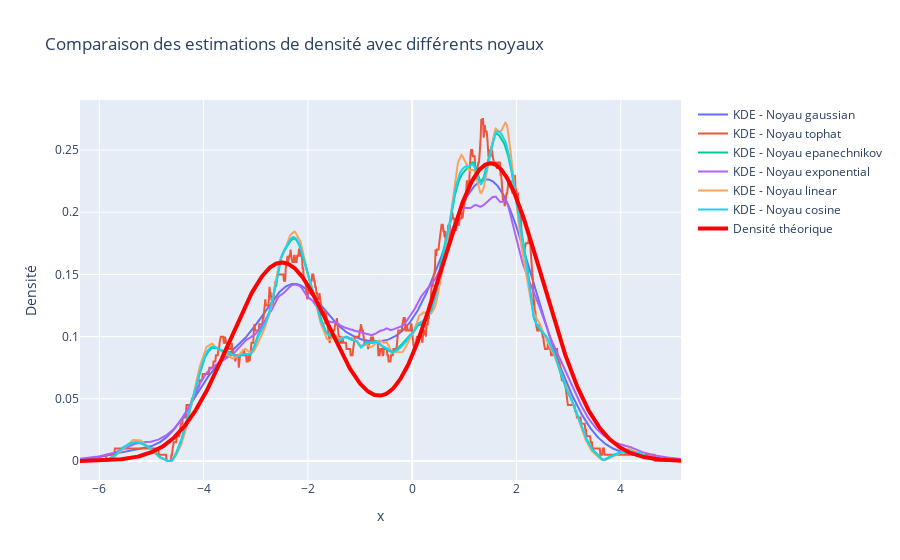

The cell this chart's notebook holds for it:
### Markdown cell above
> * Gaussien : Donne une estimation lisse qui suit de près la densité théorique.
> * Top-hat : L'estimation est plus rugueuse par rapport au noyau gaussien. Elle ressemble à une série d'histogrammes adjacents. C'est une estimation par morceaux, mais elle capture plutot correctement la structure globale des données.
> * Epanechnikov : L'estimation est assez lisse (un peu plus que la Top-hat) et suit bien la densité théorique.
> * Exponentiel : Donne une estimation avec des queues plus longues. Il attribue plus de poids aux observations éloignées par rapport à d'autres noyaux.
> * Linéaire : Donne également une estimation lisse, mais avec quelques irrégularités. Elle se situe entre le top-hat et le gaussien en termes de lissage.
> * Cosine : L'estimation est également lisse et se rapproche de la densité théorique, avec une décroissance en forme de cosinus à partir des points d'échantillon.

### Code cell
import plotly.graph_objects as go

# Préparation des données pour la visualisation avec plotly
traces = []

# Estimations pour chaque noyau
for kernel in kernels:
    kde = KernelDensity(kernel=kernel, bandwidth=0.5).fit(samples.reshape(-1, 1))
    log_dens = kde.score_samples(x_values.reshape(-1, 1))
    traces.append(go.Scatter(x=x_values, y=np.exp(log_dens), mode='lines', name=f'KDE - Noyau {kernel}'))

# Densité théorique
traces.append(go.Scatter(x=x_values, y=y_values, mode='lines', name='Densité théorique', line=dict(width=4, color="red")))

# Construction du graphique
layout = go.Layout(title="Comparaison des estimations de densité avec différents noyaux",
                   xaxis=dict(title="x"),
                   yaxis=dict(title="Densité"),
                   hovermode="closest")

fig = go.Figure(data=traces, layout=layout)
fig.show();

### Figure 1 — Plotly figure (JSON) as saved in the notebook; plotly's stock layout.template omitted (floating-point values rounded to 4 significant figures; data arrays with more than 128 entries replaced by an {"elided": "..."} marker saying what was removed)
{"data": [{"mode": "lines", "name": "KDE - Noyau gaussian", "type": "scatter", "x": {"elided": "1000 float values"}, "y": {"elided": "1000 float values"}}, {"mode": "lines", "name": "KDE - Noyau tophat", "type": "scatter", "x": {"elided": "1000 float values"}, "y": {"elided": "1000 float values"}}, {"mode": "lines", "name": "KDE - Noyau epanechnikov", "type": "scatter", "x": {"elided": "1000 float values"}, "y": {"elided": "1000 float values"}}, {"mode": "lines", "name": "KDE - Noyau exponential", "type": "scatter", "x": {"elided": "1000 float values"}, "y": {"elided": "1000 float values"}}, {"mode": "lines", "name": "KDE - Noyau linear", "type": "scatter", "x": {"elided": "1000 float values"}, "y": {"elided": "1000 float values"}}, {"mode": "lines", "name": "KDE - Noyau cosine", "type": "scatter", "x": {"elided": "1000 float values"}, "y": {"elided": "1000 float values"}}, {"line": {"color": "red", "width": 4}, "mode": "lines", "name": "Densité théorique", "type": "scatter", "x": {"elided": "1000 float values"}, "y": {"elided": "1000 float values"}}], "layout": {"hovermode": "closest", "title": {"text": "Comparaison des estimations de densité avec différents noyaux"}, "xaxis": {"title": {"text": "x"}}, "yaxis": {"title": {"text": "Densité"}}}}
